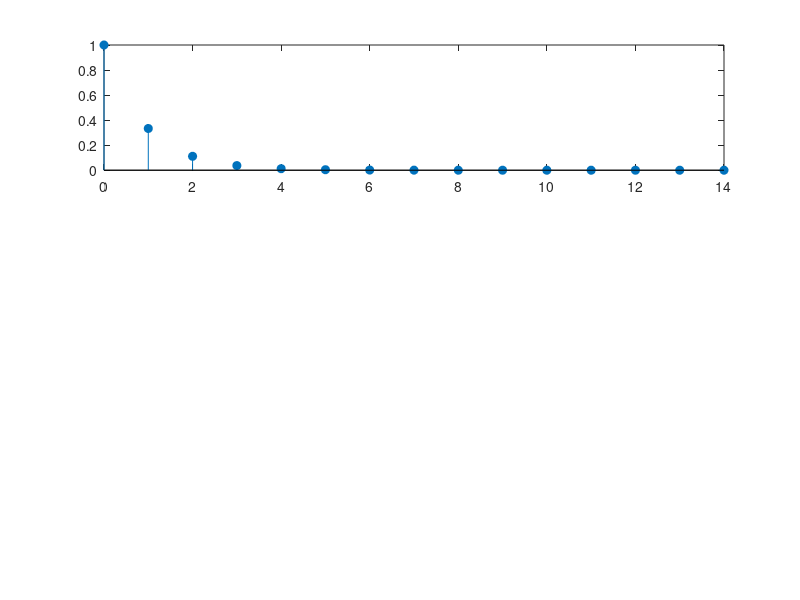

Recreate this plot in MATLAB. (Note: this script raises an error after producing the figure.)
NSamples = 15;
Samples = 0:(NSamples-1);

x = (1/3).^Samples;
%criando o vetor de frequencias de w
w = -pi:0.01:pi;
ejw = exp(-1i*w);
X = 0;
k = 0;
for n = 0:(NSamples-1)
    k = k + 1;
    X = X + x(k)*ejw.^n;
end
% calculando a transformada z
Xz_fcn = @(z,a) (z)./(z-a);
z1 = exp(1i*w);
Xz_ejw = Xz_fcn(z1,1/3);

%plotagems

fig = figure('Position',[10 10 1200 600],'color','w');

% Plot x[n]
ax = subplot(3,1,1);
lin1 = stem(Samples,x,'filled');
ax.Visible = 'off';
title('$x[n] = (1/3)^nu[n]$','Interpreter','latex','Visible','on');

str = {'-\pi','-\pi/2','0','-\pi/2','-\pi'};
% Plot results for DTFT
ax = subplot(3,1,2);
lin2 = plot(w,abs(X),'-r','LineW',1);
set(ax,'XTick',-pi:(pi/2):pi,'XTickLabel',str);
% ax.TickLabelInterpreter = 'latex';
tl = title('$|X(e^{jw})|$','Interpreter','Latex');
grid minor
% ylim([0 12])
xlim([-pi,pi])
xlabel('w (rad)','Interpreter','latex')

% Plot results form Z transform
ax = subplot(3,1,3);
lin2 = plot(w,abs(Xz_ejw),'-r','LineW',1);
% ax.TickLabelInterpreter = 'latex';
tl = title('$|X(z)|,z = e^{jw}$','Interpreter','Latex');
grid minor
% ylim([0 12])
xlim([-pi,pi])
xlabel('w (rad)','Interpreter','latex')

